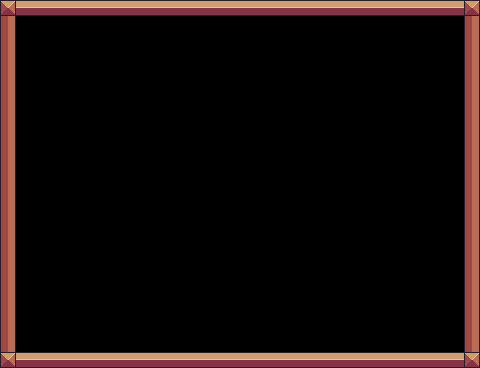

This is a level from a 2D game, rendered from its Tiled map with the project's own tilesets. A one-line summary and the complete map file follow:
An orthogonal 30x23 tile map with 16x16 px tiles, 2 tile layers (main, background) and 5 objects (playerSpawn).

<map version="1.10" tiledversion="1.12.2" orientation="orthogonal" renderorder="right-down" width="30" height="23" tilewidth="16" tileheight="16" infinite="0" nextlayerid="5" nextobjectid="6">
 <editorsettings>
  <export target="../../maps/level02.lua" format="lua" />
 </editorsettings>
 <tileset firstgid="1" source="../tilesets/Terrain (16x16).tsx" />
 <layer id="1" name="main" width="30" height="23">
  <data encoding="csv">
35,14,14,14,14,14,14,14,14,14,14,14,14,14,14,14,14,14,14,14,14,14,14,14,14,14,14,14,14,35,
38,0,0,0,0,0,0,0,0,0,0,0,0,0,0,0,0,0,0,0,0,0,0,0,0,0,0,0,0,38,
38,0,0,0,0,0,0,0,0,0,0,0,0,0,0,0,0,0,0,0,0,0,0,0,0,0,0,0,0,38,
38,0,0,0,0,0,0,0,0,0,0,0,0,0,0,0,0,0,0,0,0,0,0,0,0,0,0,0,0,38,
38,0,0,0,0,0,0,0,0,0,0,0,0,0,0,0,0,0,0,0,0,0,0,0,0,0,0,0,0,38,
38,0,0,0,0,0,0,0,0,0,0,0,0,0,0,0,0,0,0,0,0,0,0,0,0,0,0,0,0,38,
38,0,0,0,0,0,0,0,0,0,0,0,0,0,0,0,0,0,0,0,0,0,0,0,0,0,0,0,0,38,
38,0,0,0,0,0,0,0,0,0,0,0,0,0,0,0,0,0,0,0,0,0,0,0,0,0,0,0,0,38,
38,0,0,0,0,0,0,0,0,0,0,0,0,0,0,0,0,0,0,0,0,0,0,0,0,0,0,0,0,38,
38,0,0,0,0,0,0,0,0,0,0,0,0,0,0,0,0,0,0,0,0,0,0,0,0,0,0,0,0,38,
38,0,0,0,0,0,0,0,0,0,0,0,0,0,0,0,0,0,0,0,0,0,0,0,0,0,0,0,0,38,
38,0,0,0,0,0,0,0,0,0,0,0,0,0,0,0,0,0,0,0,0,0,0,0,0,0,0,0,0,38,
38,0,0,0,0,0,0,0,0,0,0,0,0,0,0,0,0,0,0,0,0,0,0,0,0,0,0,0,0,38,
38,0,0,0,0,0,0,0,0,0,0,0,0,0,0,0,0,0,0,0,0,0,0,0,0,0,0,0,0,38,
38,0,0,0,0,0,0,0,0,0,0,0,0,0,0,0,0,0,0,0,0,0,0,0,0,0,0,0,0,38,
38,0,0,0,0,0,0,0,0,0,0,0,0,0,0,0,0,0,0,0,0,0,0,0,0,0,0,0,0,38,
38,0,0,0,0,0,0,0,0,0,0,0,0,0,0,0,0,0,0,0,0,0,0,0,0,0,0,0,0,38,
38,0,0,0,0,0,0,0,0,0,0,0,0,0,0,0,0,0,0,0,0,0,0,0,0,0,0,0,0,38,
38,0,0,0,0,0,0,0,0,0,0,0,0,0,0,0,0,0,0,0,0,0,0,0,0,0,0,0,0,38,
38,0,0,0,0,0,0,0,0,0,0,0,0,0,0,0,0,0,0,0,0,0,0,0,0,0,0,0,0,38,
38,0,0,0,0,0,0,0,0,0,0,0,0,0,0,0,0,0,0,0,0,0,0,0,0,0,0,0,0,38,
38,0,0,0,0,0,0,0,0,0,0,0,0,0,0,0,0,0,0,0,0,0,0,0,0,0,0,0,0,38,
35,14,14,14,14,14,14,14,14,14,14,14,14,14,14,14,14,14,14,14,14,14,14,14,14,14,14,14,14,35
</data>
 </layer>
 <layer id="2" name="background" width="30" height="23">
  <data encoding="csv">
0,0,0,0,0,0,0,0,0,0,0,0,0,0,0,0,0,0,0,0,0,0,0,0,0,0,0,0,0,0,
0,0,0,0,0,0,0,0,0,0,0,0,0,0,0,0,0,0,0,0,0,0,0,0,0,0,0,0,0,0,
0,0,0,0,0,0,0,0,0,0,0,0,0,0,0,0,0,0,0,0,0,0,0,0,0,0,0,0,0,0,
0,0,0,0,0,0,0,0,0,0,0,0,0,0,0,0,0,0,0,0,0,0,0,0,0,0,0,0,0,0,
0,0,0,0,0,0,0,0,0,0,0,0,0,0,0,0,0,0,0,0,0,0,0,0,0,0,0,0,0,0,
0,0,0,0,0,0,0,0,0,0,0,0,0,0,0,0,0,0,0,0,0,0,0,0,0,0,0,0,0,0,
0,0,0,0,0,0,0,0,0,0,0,0,0,0,0,0,0,0,0,0,0,0,0,0,0,0,0,0,0,0,
0,0,0,0,0,0,0,0,0,0,0,0,0,0,0,0,0,0,0,0,0,0,0,0,0,0,0,0,0,0,
0,0,0,0,0,0,0,0,0,0,0,0,0,0,0,0,0,0,0,0,0,0,0,0,0,0,0,0,0,0,
0,0,0,0,0,0,0,0,0,0,0,0,0,0,0,0,0,0,0,0,0,0,0,0,0,0,0,0,0,0,
0,0,0,0,0,0,0,0,0,0,0,0,0,0,0,0,0,0,0,0,0,0,0,0,0,0,0,0,0,0,
0,0,0,0,0,0,0,0,0,0,0,0,0,0,0,0,0,0,0,0,0,0,0,0,0,0,0,0,0,0,
0,0,0,0,0,0,0,0,0,0,0,0,0,0,0,0,0,0,0,0,0,0,0,0,0,0,0,0,0,0,
0,0,0,0,0,0,0,0,0,0,0,0,0,0,0,0,0,0,0,0,0,0,0,0,0,0,0,0,0,0,
0,0,0,0,0,0,0,0,0,0,0,0,0,0,0,0,0,0,0,0,0,0,0,0,0,0,0,0,0,0,
0,0,0,0,0,0,0,0,0,0,0,0,0,0,0,0,0,0,0,0,0,0,0,0,0,0,0,0,0,0,
0,0,0,0,0,0,0,0,0,0,0,0,0,0,0,0,0,0,0,0,0,0,0,0,0,0,0,0,0,0,
0,0,0,0,0,0,0,0,0,0,0,0,0,0,0,0,0,0,0,0,0,0,0,0,0,0,0,0,0,0,
0,0,0,0,0,0,0,0,0,0,0,0,0,0,0,0,0,0,0,0,0,0,0,0,0,0,0,0,0,0,
0,0,0,0,0,0,0,0,0,0,0,0,0,0,0,0,0,0,0,0,0,0,0,0,0,0,0,0,0,0,
0,0,0,0,0,0,0,0,0,0,0,0,0,0,0,0,0,0,0,0,0,0,0,0,0,0,0,0,0,0,
0,0,0,0,0,0,0,0,0,0,0,0,0,0,0,0,0,0,0,0,0,0,0,0,0,0,0,0,0,0,
0,0,0,0,0,0,0,0,0,0,0,0,0,0,0,0,0,0,0,0,0,0,0,0,0,0,0,0,0,0
</data>
 </layer>
 <objectgroup id="3" name="objects">
  <object id="5" name="playerSpawn" x="252" y="185">
   <point />
  </object>
 </objectgroup>
 <objectgroup id="4" name="walls">
  <object id="1" x="0" y="16" width="16" height="336" />
  <object id="2" x="16" y="352" width="448" height="16" />
  <object id="3" x="464" y="16" width="16" height="336" />
  <object id="4" x="16" y="0" width="448" height="16" />
 </objectgroup>
</map>
